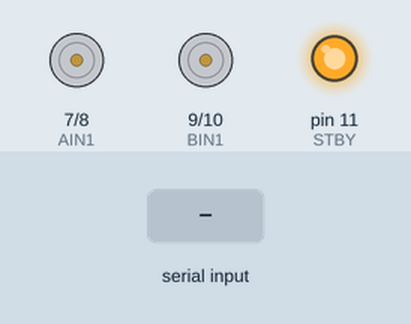
The sketch below on a simulated Arduino Nano, built with avr-gcc and run on an emulated ATmega328P. Parts: motor-driver pin pairs drawn as motors (green arrow = first pin HIGH = forward, orange = second pin HIGH = backward, longer = more drive, scaled by the enable pin, stopped while the standby pin is LOW), output pins drawn as LEDs (lit = HIGH). Inputs (shaded band) come from the test bench.

Above: at 1.2 s.
1.3 s: "F" received over the second serial link
At 2.0 s:
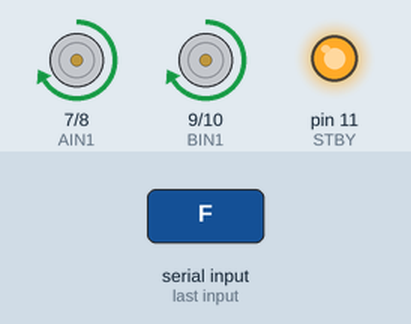
3.8 s: "B" received over the second serial link
At 4.6 s:
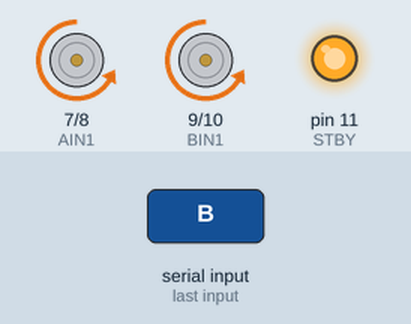
6.3 s: "L" received over the second serial link
At 7.0 s:
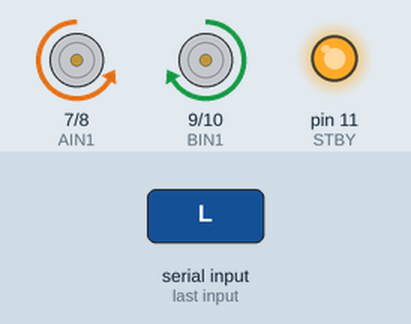
8.8 s: "R" received over the second serial link
At 9.6 s:
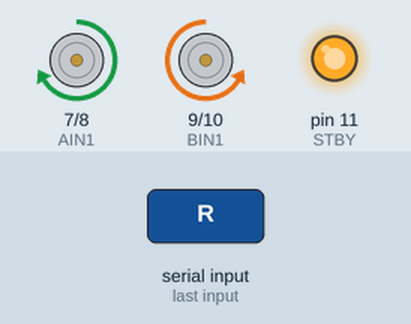
Timing chart, 0 to 11.8 s (numbered marks = the images above; inputs shaded):
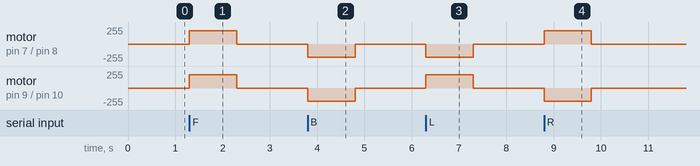

The sketch:

sumobotrchc06_protoboard.ino
```cpp
#include <SoftwareSerial.h>

// HC-06 Bluetooth
// HC-06 TXD -> Nano D2
// HC-06 RXD <- Nano D3 (through voltage divider)
SoftwareSerial BT(2, 3); // RX, TX

// TB6612FNG motor driver pins
#define PWMA 5
#define PWMB 6
#define AIN1 7
#define AIN2 8
#define BIN1 9
#define BIN2 10
#define STBY 11

// Motor speed: 0 to 255
int motorSpeed = 200;

char command;

// Failsafe: stop if no repeated command is received
unsigned long lastCommandTime = 0;
const unsigned long timeout = 1000;

void setup() {
  pinMode(PWMA, OUTPUT);
  pinMode(PWMB, OUTPUT);
  pinMode(AIN1, OUTPUT);
  pinMode(AIN2, OUTPUT);
  pinMode(BIN1, OUTPUT);
  pinMode(BIN2, OUTPUT);
  pinMode(STBY, OUTPUT);

  // Enable TB6612FNG
  digitalWrite(STBY, HIGH);

  stopMotors();

  BT.begin(9600);
  Serial.begin(9600); // USB debugging
}

void loop() {
  if (BT.available()) {
    command = BT.read();

    // Convert lowercase commands to uppercase
    if (command >= 'a' && command <= 'z') {
      command -= 32;
    }

    switch (command) {
      case 'F':
        forward();
        lastCommandTime = millis();
        break;

      case 'B':
        backward();
        lastCommandTime = millis();
        break;

      case 'L':
        left();
        lastCommandTime = millis();
        break;

      case 'R':
        right();
        lastCommandTime = millis();
        break;

      case 'S':
        stopMotors();
        lastCommandTime = 0;
        break;
    }
  }

  // Stop if Bluetooth commands stop arriving
  if (lastCommandTime != 0 &&
      millis() - lastCommandTime > timeout) {
    stopMotors();
    lastCommandTime = 0;
  }
}

// Left motor: A channel
// Right motor: B channel

void forward() {
  digitalWrite(AIN1, HIGH);
  digitalWrite(AIN2, LOW);
  digitalWrite(BIN1, HIGH);
  digitalWrite(BIN2, LOW);

  analogWrite(PWMA, motorSpeed);
  analogWrite(PWMB, motorSpeed);
}

void backward() {
  digitalWrite(AIN1, LOW);
  digitalWrite(AIN2, HIGH);
  digitalWrite(BIN1, LOW);
  digitalWrite(BIN2, HIGH);

  analogWrite(PWMA, motorSpeed);
  analogWrite(PWMB, motorSpeed);
}

void left() {
  // Left motor backward, right motor forward
  digitalWrite(AIN1, LOW);
  digitalWrite(AIN2, HIGH);
  digitalWrite(BIN1, HIGH);
  digitalWrite(BIN2, LOW);

  analogWrite(PWMA, motorSpeed);
  analogWrite(PWMB, motorSpeed);
}

void right() {
  // Left motor forward, right motor backward
  digitalWrite(AIN1, HIGH);
  digitalWrite(AIN2, LOW);
  digitalWrite(BIN1, LOW);
  digitalWrite(BIN2, HIGH);

  analogWrite(PWMA, motorSpeed);
  analogWrite(PWMB, motorSpeed);
}

void stopMotors() {
  // Coast to a stop by disabling PWM
  analogWrite(PWMA, 0);
  analogWrite(PWMB, 0);

  digitalWrite(AIN1, LOW);
  digitalWrite(AIN2, LOW);
  digitalWrite(BIN1, LOW);
  digitalWrite(BIN2, LOW);
}
```

Measured:
- after the input at 1.3 s, motor on pin 7 (AIN1) / pin 8 (AIN2), motor on pin 9 (BIN1) / pin 10 (BIN2): stopped → forward 200/255 at once, → stopped 1.0 s later
- after the input at 3.8 s, motor on pin 7 (AIN1) / pin 8 (AIN2), motor on pin 9 (BIN1) / pin 10 (BIN2): stopped → backward 200/255 at once, → stopped 1.0 s later
- after the input at 6.3 s, motor on pin 7 (AIN1) / pin 8 (AIN2): stopped → backward 200/255 at once, → stopped 1.0 s later; motor on pin 9 (BIN1) / pin 10 (BIN2): stopped → forward 200/255 at once, → stopped 1.0 s later
- after the input at 8.8 s, motor on pin 7 (AIN1) / pin 8 (AIN2): stopped → forward 200/255 at once, → stopped 1.0 s later; motor on pin 9 (BIN1) / pin 10 (BIN2): stopped → backward 200/255 at once, → stopped 1.0 s later
